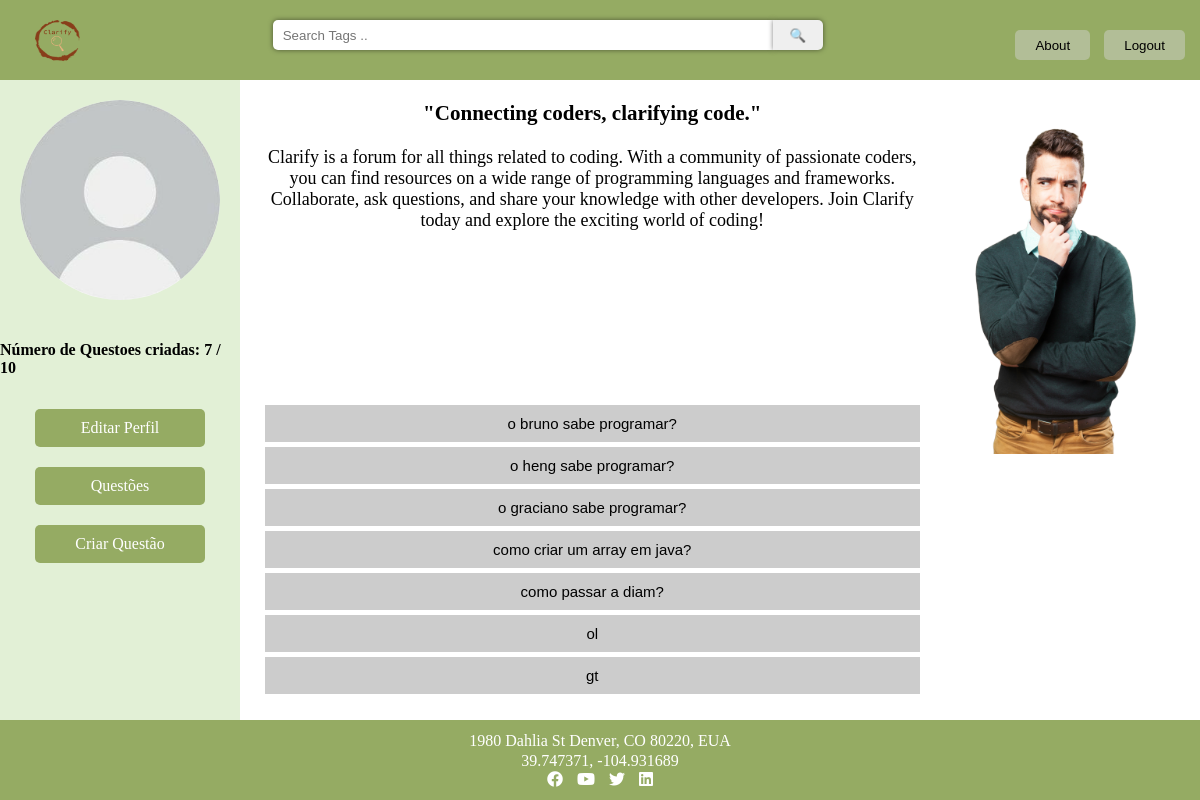
The page /forum/ (signed in) on the database its author committed.
### forum/models.py (models this page shows)
class Utilizador(models.Model):
    user = models.OneToOneField(User, on_delete=models.CASCADE)
    imageURL = models.CharField(max_length=100, default="")
    descricao = models.CharField(max_length=500,default="")
    numeroQuestoes = models.IntegerField(default=0)

class Questao(models.Model):
    user = models.ForeignKey(User, on_delete=models.CASCADE)
    questao_texto = models.CharField(max_length=200)
    questao_data = models.DateTimeField('data da publicacao')
    tags = models.ManyToManyField('Tag', related_name='questao')
    numero_likes = models.IntegerField(default=0)

### forum/views.py (the view)
# urls.py: path("", views.index, name="index"), # pagina inicial/home
def index(request):
    latest_list = Questao.objects.order_by('questao_data')[:20]
    return render(request, 'index.html', {"list": latest_list})

### forum/templates/index.html (shortened to what this page needs)
{% load static %}
<link rel="stylesheet" type="text/css" href="{% static 'style/style.css' %}" />
<!DOCTYPE html>
<html>
    <head>
      <link rel="stylesheet" href="https://cdnjs.cloudflare.com/ajax/libs/font-awesome/5.15.3/css/all.min.css" />
    </head>
    <body>
        {% block header %}
        <header>
            <nav>
                <a href="{% url 'forum:index' %}"><img src="{% static 'images/clarify_logo.png' %}" alt="Logo"></a>
                {% block search_bar %}
                    <form class="search-form" action="{% url 'forum:pesquisa_questoes' %}" method="post" >
                        <input type="text" name="tags" placeholder="Search Tags .." />
                        <input type="submit" value="🔍" />
                    </form>
                {% endblock %}
                <div class="button_nav_list">
                    <a href="{% url 'forum:about' %}"><button>About</button></a>
                    {% if user.is_authenticated%}
                    <a href="{% url 'forum:logoutView' %}"><button>Logout</button></a>
                    {% else %}
                    <a href="{% url 'forum:loginView' %}"><button>Login</button></a>
                    <a href="{% url 'forum:sign_up' %}"><button>Sign Up</button></a>
                    {% endif %}
                </div>
            </nav>
        </header>
        {% endblock %}
        {% block main %}
        <section>
            {% if request.user.is_authenticated %}
            <div class="nav-perfil">
                <div class="profile_picture">
                    <img id="foto_perfil" src="{% static user.utilizador.imageURL %}" alt="Profile Picture">
                </div>
                {% if not request.user.is_superuser %}
                <h4>Número de Questoes criadas: {{request.user.utilizador.numeroQuestoes}} / 10</h4>
                {% endif %}
                <ul class="button_list">
                    <li>
                        <a href="{% url 'forum:editar_perfil' %}" class="button">Editar Perfil</a>
                    </li>
                    <li>
                        <a href="{% url 'forum:questoes_user' %}" class="button">Questões</a>
                    </li>
                    <li>
                        <a href="{% url 'forum:criar_questao' %}" class="button">Criar Questão</a>
                    </li>
                </ul>
            </div>
            {% endif %}
            <div class="main{% if not request.user.is_authenticated %} full-width{% endif %}">
                {% block conteudo %}
                <div class="index_content">
                    <div class="left">
                        <div class="texto_introducao">
                            <h3>"Connecting coders, clarifying code."</h3>
                            <p>Clarify is a forum for all things related to coding. With a community of passionate coders, you can find resources on a wide range of programming languages and frameworks. Collaborate, ask questions, and share your knowledge with other developers. Join Clarify today and explore the exciting world of coding!</p>
                        </div>
                        <div class="lista_questoes_index">
                            {% if list %}
                            <ul>
                                {% for questao in list %}
                                <li class="question"><a href="{% url 'forum:detalhe_questao' questao.id %}"><button>{{ questao.questao_texto }}</button></a></li>
                                {% endfor %}
                            </ul>
                            {% else  %}
                            A lista está vazia
                            {% endif %}
                        </div>
                    </div>
                    <div class="right">
                        <img src="{% static 'images/model.png' %}" alt="">
                    </div>
                </div>
            {% endblock %}
            </div>
        </section>
        {% endblock %}
        {% block footer %}
        <footer>
            <p>1980 Dahlia St Denver, CO 80220, EUA</p>
            <p>39.747371, -104.931689</p>
            <div class="social-icons">
                <a href="https://www.facebook.com/"><i class="fab fa-facebook"></i></a>
                <a href="https://www.youtube.com/"><i class="fab fa-youtube"></i></a>
                <a href="https://twitter.com/"><i class="fab fa-twitter"></i></a>
                <a href="https://www.linkedin.com/"><i class="fab fa-linkedin"></i></a>
            </div>
        </footer>
        {% endblock %}
    </body>
</html>

### forum/static/style/style.css (style rules this page uses)
body { display: grid; grid-template-rows: 10% 80% 10%; grid-template-columns: 1fr; height: 100vh; margin: 0; }
header { display: flex; justify-content: center; align-items: center; }
nav { background-color: #95ab63; overflow: hidden; display: flex; align-items: center; justify-content: space-between; height: 100%; width: 100%; }
nav img { margin-left: 30px; height: 45px; width: 45px; padding: 5px; }
nav .search-form { display: flex; margin: 0; }
nav input[type="text"] { margin-top: 10px; height: 30px; width: 500px; border-radius: 5px 0 0 5px; border: none; box-sizing: border-box; }
nav input[type="submit"] { margin-top: 10px; height: 30px; width: 50px; border-radius: 0 5px 5px 0; border: none; padding: 0; box-sizing: border-box; }
.button_nav_list { float: left; display: inline-block; margin: 0 5px; }
nav button { margin-top: 10px; margin-right: 10px; height: 30px; border: none; border-radius: 5px; background-color: #b2be97; cursor: pointer; padding: 0 20px; }
section { background-color: #f2f2f2; display: flex; flex-wrap: wrap; }
.nav-perfil { flex: 0 0 20%; background-color: #ccc; display: flex; flex-direction: column; align-items: center; background-color: #e2f0d6; height: 100%; }
.profile_picture { width: 200px; height: 200px; margin-bottom: 20px; border-radius: 50%; overflow: hidden; margin-top: 20px; }
.profile_picture img { width: 100%; height: 100%; object-fit: cover; }
.button_list { width: 100%; list-style: none; padding: 0; margin: 0; display: flex; flex-direction: column; align-items: center; justify-content: center; text-align: center; }
.button_list li { margin-bottom: 10px; margin-top: 10px; }
.button { display: block; padding: 10px; background-color: #95ab63; color: #fff; text-align: center; text-decoration: none; border-radius: 5px; width: 150px; }
.main { flex: 1; background-color: white; align-items:center }
footer { background-color: #95ab63; color: white; display: flex; align-items: center; justify-content: center; flex-direction: column; text-align: center; }
footer p { margin-top: 1px; margin-bottom: 1px; }
.social-icons a { display: inline-block; margin: 0 5px; }
.social-icons a i { color: white; }
.index_content { font-size: large; width: 100%; overflow: hidden; height: 100%; display: flex; flex-direction: row; justify-content: center; }
.left { display: flex; flex-direction: column; width: 70%; margin-left: 25px; }
.left div { height: 50%; width: 100%; }
.right { width: 30%; height: 100%; }
.right img { display: block; max-width: 100%; height: auto; }
.texto_introducao { align-items: center; justify-content: center; text-align: center; }
.lista_questoes_index { overflow: auto; clear: both; overflow-y: scroll; }
.lista_questoes_index ul { list-style: none; padding: 0; margin: 0; }
.lista_questoes_index .question { display: block; margin: 5px 0px; background-color: #ccc; }
.question a button { width: 100%; font-size: 15px; padding: 10px; background-color: #ccc; border: none; }
textarea, input { padding: 10px; margin-bottom: 20px; border-radius: 5px; border: none; box-shadow: 0px 0px 5px rgba(0, 0, 0, 0.5); }

### rows shown on the page
Questao: questao_texto "o bruno sabe programar?"
Questao: questao_texto "o heng sabe programar?"
Questao: questao_texto "o graciano sabe programar?"
Questao: questao_texto "como criar um array em java?"
Questao: questao_texto "como passar a diam?"
Questao: questao_texto "ol"
Questao: questao_texto "gt"

### other values the page prints
{{ request.user.utilizador.numeroQuestoes }} "7"
